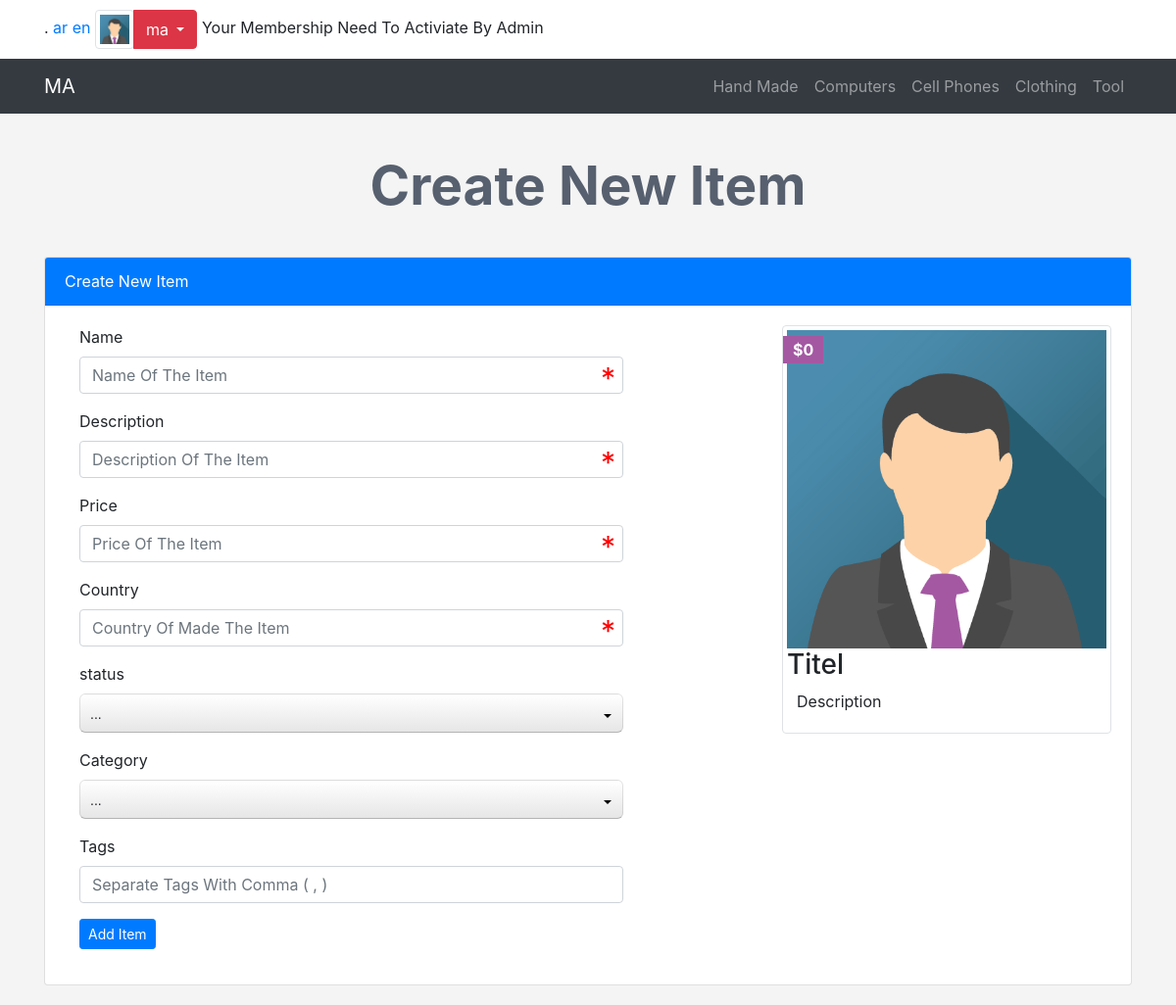
/newad.php (signed in), run on the app's committed database.
### tables this page shows
CREATE TABLE `categories` (
  `ID` int(11) NOT NULL,
  `Name` varchar(255) NOT NULL,
  `Description` text NOT NULL,
  `parent` int(11) NOT NULL,
  `Ordering` int(11) DEFAULT NULL,
  `Visibility` tinyint(4) NOT NULL DEFAULT 0,
  `Allow_Comment` tinyint(4) NOT NULL DEFAULT 0,
  `Allow_Ads` tinyint(4) NOT NULL DEFAULT 0
);

### init.php (called while the page is built, shortened)
<?php
include 'admin/connect.php';
$sessionUser = '';
if (isset($_SESSION['user'])){
  $sessionUser = $_SESSION['user'];
}
  $tpl  = 'includes/templates/';
  $lang = 'includes/languages/';
  $func = 'includes/functions/';
  $css  = 'layout/css/';
  include $func . 'functions.php';
  $do = isset($_GET['do']) ? $_GET['do'] : 'en';
  if ($do =='en'){include $lang . 'english.php';}elseif($do =='ar'){include $lang . 'arabic.php';}
  include $tpl . 'header.php';

### includes/languages/english.php (called while the page is built)
<?php
  function lang($phrase){
    static $lang =array(
      'HOME_ADMIN'      =>'MA',
      'CATEGORIES'      => 'Categories',
      'ITEMS'           => 'Items',
      'MEMBERS'         => 'Members',
      'COMMENTS'        => 'Comments',
      'STATISTICS'      => 'Statistics',
      'LOGS'            => 'Logs',
      ''=> '',
      ''=> '',
      ''=> '',
      ''=> '',
      ''=> '',
      ''=> '',
      ''=> '',
      ''=> '',
      ''=> '',
    );
    return $lang[$phrase];
  }

### includes/functions/functions.php (called while the page is built, shortened)
<?php
function getAllFrom($field,$tableName, $where = NULL, $and = NULL, $orderfield, $ordering ='DESC' ){
  global $con;
  $getAll = $con->prepare("SELECT $field FROM $tableName $where $and ORDER BY $orderfield $ordering");
  $getAll->execute();
  $all = $getAll->fetchAll();
  return $all;
}

### newad.php (the view, shortened to what this page needs)
<?php
  $pageTitle = 'Create New Item';
  include 'init.php';
  if (isset($_SESSION['user'])){
?>
  <h1 class="text-center"><?php echo $pageTitle;?></h1>
  <div class="create-ad block">
    <div class="container">
      <div class="card">
        <div class="card-header bg-primary "><?php echo $pageTitle;?></div>
        <div class="card-body">
          <div class="row">
            <div class="col-md-8">
              <form class="" action="<?php echo $_SERVER['PHP_SELF'] ?>" method="POST">
                <div class="form-group ">
                  <label for="" class="col-sm-2 control-label">Name</label>
                  <div class="col-sm-10 col-md-10">
                    <input type="text" name="name" class="form-control live-name" required="required" placeholder="Name Of The Item" />
                  </div>
                </div>
                <div class="form-group ">
                  <label for="" class="col-sm-2 control-label">Description</label>
                  <div class="col-sm-10 col-md-10">
                    <input type="text" name="description" class="form-control live-desc" required="required" placeholder="Description Of The Item" />
                  </div>
                </div>
                <div class="form-group ">
                  <label for="" class="col-sm-2 control-label">Price</label>
                  <div class="col-sm-10 col-md-10">
                    <input type="text" name="price" class="form-control live-price" required="required" placeholder="Price Of The Item" />
                  </div>
                </div>
                <div class="form-group ">
                  <label for="" class="col-sm-2 control-label">Country</label>
                  <div class="col-sm-10 col-md-10">
                    <input type="text" name="country" class="form-control" required="required" placeholder="Country Of Made The Item" />
                  </div>
                </div>
                <div class="form-group ">
                  <label for="" class="col-sm-2 control-label">status</label>
                  <div class="col-sm-10 col-md-10">
                    <select name="status" id="">
                    </select>
                  </div>
                </div>
                <div class="form-group ">
                  <label for="" class="col-sm-2 control-label">Category</label>
                  <div class="col-sm-10 col-md-10">
                    <select name="category" id="">
                    </select>
                  </div>
                </div>
                <div class="form-group ">
                  <label for="" class="col-sm-2 control-label">Tags</label>
                  <div class="col-sm-10 col-md-10">
                    <input type="text" name="tags" class="form-control" placeholder="Separate Tags With Comma ( , )" />
                  </div>
                </div>
                <div class="form-group">
                  <div class="col-sm-4">
                    <input type="submit" value="Add Item" class="btn btn-primary btn-sm" />
                  </div>
                </div>
              </form>
            </div>
            <div class="col-md-4">
            <div class="img-thumbnail item-box live-preview">
              <span class="price-tag">$0</span>
              <img class="img-fluid" src="layout/images/img1.png" alt="">
              <div class="caption">
                <h3>Titel</h3>
                <p>Description</p>
              </div>
            </div>
            </div>
          </div>
        </div>
      </div>
    </div>
  </div>
<?php
  }else{
    header('Location:login.php');
    exit();
  }
  include $tpl . 'footer.php';
?>

### includes/templates/header.php (shortened to what this page needs)
<!DOCTYPE html>
<html lang="en">
<head>
  <link rel="stylesheet" href="<?php echo $css ?>bootstrap.min.css">
  <link rel="stylesheet" href="<?php echo $css ?>bootstrap-grid.min.css">
  <link rel="stylesheet" href="<?php echo $css ?>bootstrap-reboot.min.css">
  <link rel="stylesheet" href="<?php echo $css ?>fontawesome.min.css">
  <link rel="stylesheet" href="<?php echo $css ?>all.min.css">
  <link rel="stylesheet" href="<?php echo $css ?>brands.min.css">
  <link rel="stylesheet" href="<?php echo $css ?>regular.min.css">
  <link rel="stylesheet" href="<?php echo $css ?>solid.min.css">
  <link rel="stylesheet" href="<?php echo $css ?>svg-with-js.min.css">
  <link rel="stylesheet" href="<?php echo $css ?>v4-shims.min.css">
  <link rel="stylesheet" href="<?php echo $css ?>jquery-ui.css">
  <link rel="stylesheet" href="<?php echo $css ?>jquery.selectBoxIt.css">
  <link rel="stylesheet" href="<?php echo $css ?>front.css">
</head>
<body>
  <div class="upper-bar">
    <div class="container">.
        <?php
          if (isset($_SESSION['user'])){
            ?>
          <a href="?do=ar">ar</a>
          <a href="?do=en">en</a>
          <div class="btn-group my-info">
            <img class="img-fluid  img-thumbnail" src="layout/images/img1.png" alt="">
            <div class="btn-group float-right">
              <button type="button" class="btn btn-danger dropdown-toggle" data-toggle="dropdown" aria-haspopup="true" aria-expanded="false">
              <span class=""> <?php echo $sessionUser ?></span>
              </button>
            </div>
          </div>
          <?php
          if($userStatus = 1 ){
            echo ' Your Membership Need To Activiate By Admin';
          }
          }else {
        ?>
        <a href="login.php">
        <span class="float-right">Login / Signup</span>
        </a>
        <?php }?>
    </div>
  </div>
  <nav class="navbar navbar-expand-lg navbar-dark bg-dark">
    <div class="container">
    <a class="navbar-brand" href="index.php"><?php echo lang('HOME_ADMIN');?></a>
    <div class="collapse navbar-collapse" id="app-nav">
      <ul class="navbar-nav ml-auto">
        <?php
        $allCats = getAllFrom("*", "categories","where parent =0","","ID","ASC");
          foreach($allCats as $cat){
            echo
              '<li class="nav-item">
                <a class="nav-link" href="cotegories.php?pageid='. $cat['ID'] .'">
                '.$cat['Name'].'
                </a>
              </li>';
          }
        ?>
      </ul>
    </div>
    </div>
  </nav>

### layout/css/front.css (style rules this page uses)
body { background-color: #f4f4f4; font-size:16px; }
h1 { font-size: 55px; margin: 40px; color: #57606f; font-weight: bold; }
.navbar { border-radius:0; margin-bottom:0; }
.form-control { position: relative; }
.upper-bar { padding:10px; background-color: #fff; }
.upper-bar .my-info img { width:40px; }
.item-box { position:relative; }
.item-box .price-tag { background-color:#a458a2; padding:2px 10px; position:absolute; left:0; top:10px; font-weight:bold; color:#fff; }
.block { margin:20px 0 ; }
.block .card-header { color: #fff; }
.item-info h2,p { padding-left: 10px; }

### data on the page
categories: Name "Hand Made"
categories: Name "Computers"
categories: Name "Cell Phones"
categories: Name "Clothing"
categories: Name "Tool"

### other printed values
$sessionUser "ma"
lang('HOME_ADMIN') "MA"
$pageTitle "Create New Item"
